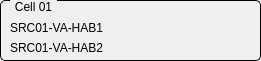
  <widget class="QGroupBox" name="GBCell1">
   <property name="geometry">
    <rect>
     <x>10</x>
     <y>20</y>
     <width>261</width>
     <height>61</height>
    </rect>
   </property>
   <property name="styleSheet">
    <string notr="true">QGroupBox {
    border: 1px solid black;
    border-radius: 5px;
    margin-top: 0.5em;
}

QGroupBox::title {
    subcontrol-origin: margin;
    left: 10px;
    padding: 0 3px 0 3px;
}</string>
   </property>
   <property name="title">
    <string>Cell 01</string>
   </property>
   <property name="checkable">
    <bool>false</bool>
   </property>
   <widget class="QLabel" name="label_5">
    <property name="geometry">
     <rect>
      <x>10</x>
      <y>20</y>
      <width>121</width>
      <height>16</height>
     </rect>
    </property>
    <property name="text">
     <string>SRC01-VA-HAB1</string>
    </property>
   </widget>
   <widget class="QLabel" name="label_30">
    <property name="geometry">
     <rect>
      <x>10</x>
      <y>40</y>
      <width>121</width>
      <height>16</height>
     </rect>
    </property>
    <property name="text">
     <string>SRC01-VA-HAB2</string>
    </property>
   </widget>
   <widget class="QESimpleShape" name="ledSRC1HAB1S2">
    <property name="geometry">
     <rect>
      <x>220</x>
      <y>20</y>
      <width>16</width>
      <height>16</height>
     </rect>
    </property>
    <property name="shape">
     <enum>QSimpleShape::circle</enum>
    </property>
    <property name="colour0" stdset="0">
     <color>
      <red>60</red>
      <green>20</green>
      <blue>20</blue>
     </color>
    </property>
    <property name="colour1" stdset="0">
     <color>
      <red>240</red>
      <green>5</green>
      <blue>5</blue>
     </color>
    </property>
    <property name="variable" stdset="0">
     <string>SRC$(v1)-VA-HAB1-FLS2:isInterlock</string>
    </property>
    <property name="variableSubstitutions" stdset="0">
     <string>v1=01</string>
    </property>
    <property name="edgeAlarmStateOption" stdset="0">
     <enum>QESimpleShape::Never</enum>
    </property>
    <property name="displayAlarmStateOption" stdset="0">
     <enum>QESimpleShape::Never</enum>
    </property>
   </widget>
   <widget class="QESimpleShape" name="ledSRC1HAB1S1">
    <property name="geometry">
     <rect>
      <x>150</x>
      <y>20</y>
      <width>16</width>
      <height>16</height>
     </rect>
    </property>
    <property name="shape">
     <enum>QSimpleShape::circle</enum>
    </property>
    <property name="colour0" stdset="0">
     <color>
      <red>60</red>
      <green>20</green>
      <blue>20</blue>
     </color>
    </property>
    <property name="colour1" stdset="0">
     <color>
      <red>240</red>
      <green>5</green>
      <blue>5</blue>
     </color>
    </property>
    <property name="flash0" stdset="0">
     <bool>false</bool>
    </property>
    <property name="flash1" stdset="0">
     <bool>false</bool>
    </property>
    <property name="variable" stdset="0">
     <string>SRC$(v1)-VA-HAB1-FLS1:isInterlock</string>
    </property>
    <property name="variableSubstitutions" stdset="0">
     <string>v1=01</string>
    </property>
    <property name="edgeAlarmStateOption" stdset="0">
     <enum>QESimpleShape::Never</enum>
    </property>
    <property name="displayAlarmStateOption" stdset="0">
     <enum>QESimpleShape::Never</enum>
    </property>
   </widget>
   <widget class="QESimpleShape" name="ledSRC1HAB2S2">
    <property name="geometry">
     <rect>
      <x>220</x>
      <y>40</y>
      <width>16</width>
      <height>16</height>
     </rect>
    </property>
    <property name="shape">
     <enum>QSimpleShape::circle</enum>
    </property>
    <property name="colour0" stdset="0">
     <color>
      <red>60</red>
      <green>20</green>
      <blue>20</blue>
     </color>
    </property>
    <property name="colour1" stdset="0">
     <color>
      <red>240</red>
      <green>5</green>
      <blue>5</blue>
     </color>
    </property>
    <property name="variable" stdset="0">
     <string>SRC$(v1)-VA-HAB2-FLS2:isInterlock</string>
    </property>
    <property name="variableSubstitutions" stdset="0">
     <string>v1=01</string>
    </property>
    <property name="edgeAlarmStateOption" stdset="0">
     <enum>QESimpleShape::Never</enum>
    </property>
    <property name="displayAlarmStateOption" stdset="0">
     <enum>QESimpleShape::Never</enum>
    </property>
   </widget>
   <widget class="QESimpleShape" name="ledSRC1HAB2S1">
    <property name="geometry">
     <rect>
      <x>150</x>
      <y>40</y>
      <width>16</width>
      <height>16</height>
     </rect>
    </property>
    <property name="shape">
     <enum>QSimpleShape::circle</enum>
    </property>
    <property name="colour0" stdset="0">
     <color>
      <red>60</red>
      <green>20</green>
      <blue>20</blue>
     </color>
    </property>
    <property name="colour1" stdset="0">
     <color>
      <red>240</red>
      <green>5</green>
      <blue>5</blue>
     </color>
    </property>
    <property name="flash0" stdset="0">
     <bool>false</bool>
    </property>
    <property name="flash1" stdset="0">
     <bool>false</bool>
    </property>
    <property name="variable" stdset="0">
     <string>SRC$(v1)-VA-HAB2-FLS1:isInterlock</string>
    </property>
    <property name="variableSubstitutions" stdset="0">
     <string>v1=01</string>
    </property>
    <property name="edgeAlarmStateOption" stdset="0">
     <enum>QESimpleShape::Never</enum>
    </property>
    <property name="displayAlarmStateOption" stdset="0">
     <enum>QESimpleShape::Never</enum>
    </property>
   </widget>
  </widget>
